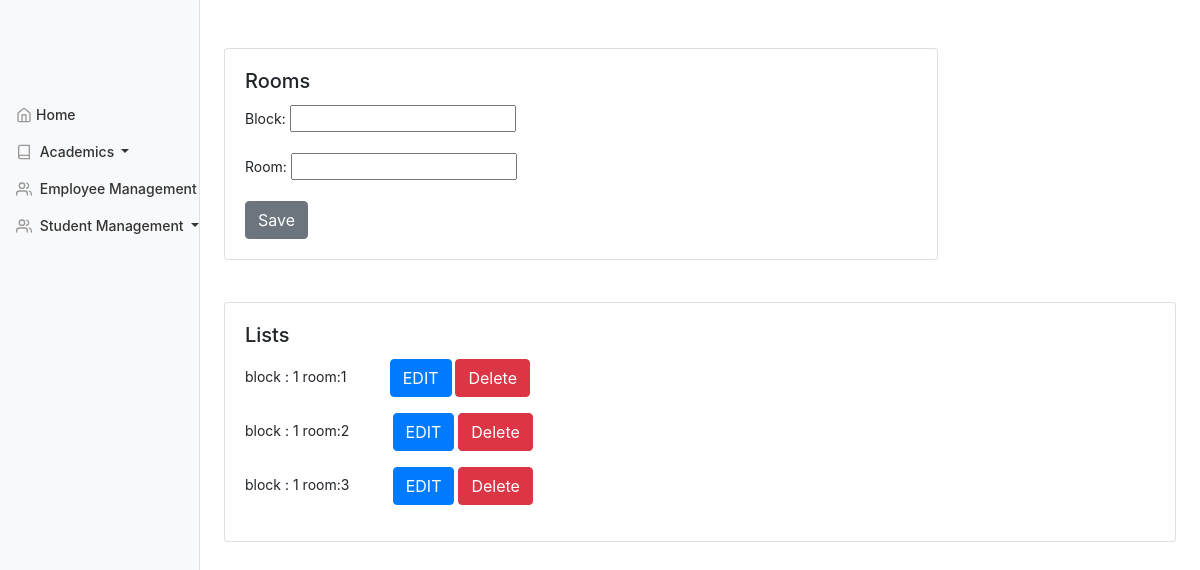
The page /academics/room-status/ on the database its author committed.
### academy/models.py (models this page shows, shortened)
class Room(models.Model):
    block = models.PositiveSmallIntegerField()
    room = models.PositiveSmallIntegerField()
    class Meta:
        unique_together = ("block", "room")
        ordering = ("block", "room")
        app_label = 'academy'

### academy/views.py (the view)
# urls.py: path('room-status/', RoomCreateView.as_view(), name='room'),
class RoomCreateView(CreateView):
    model = Room
    fields = ['block', 'room']
    success_url = reverse_lazy('room')
    template_name = 'academics/room.html'
    def get_context_data(self, **kwargs):
        context = super(RoomCreateView, self).get_context_data(**kwargs)
        context['rooms'] = Room.objects.order_by('block')
        return context

### Templates/academics/room.html (shortened to what this page needs)
{% extends "base.html" %}
{% block content %}
<div class="card w-75">
  <div class="card-body">
    <h5 class="card-title">Rooms</h5>
    <form action="" method="post">{% csrf_token %}
    {{ form.as_p }}
    <input class="btn btn-secondary" type="submit" value="Save">
    </form>
  </div>
</div><br>
<br>
<div class="card w-100">
  <div class="card-body">
    <h5 class="card-title">Lists</h5>
{% for room in rooms %}
    <p> block : {{ room.block}}   room:{{ room.room}} &nbsp;&nbsp;&nbsp;&nbsp;&nbsp;&nbsp;&nbsp;&nbsp;&nbsp;
    <a href="{% url 'edit_room' room.id%}"> <button type="button" class="btn btn-primary ">EDIT</button></a>
        <a href="{% url 'delete_room' room.id%}"><button type="button" class="btn btn-danger">Delete</button></a>
    </p>
{% endfor %}
  </div>
</div>
{% endblock %}

### stumgmt/static/css/dashboard.css (style rules this page uses)
body { font-size: .875rem; }

### rows shown on the page
Room: block "1", room "1"
Room: block "1", room "2"
Room: block "1", room "3"
